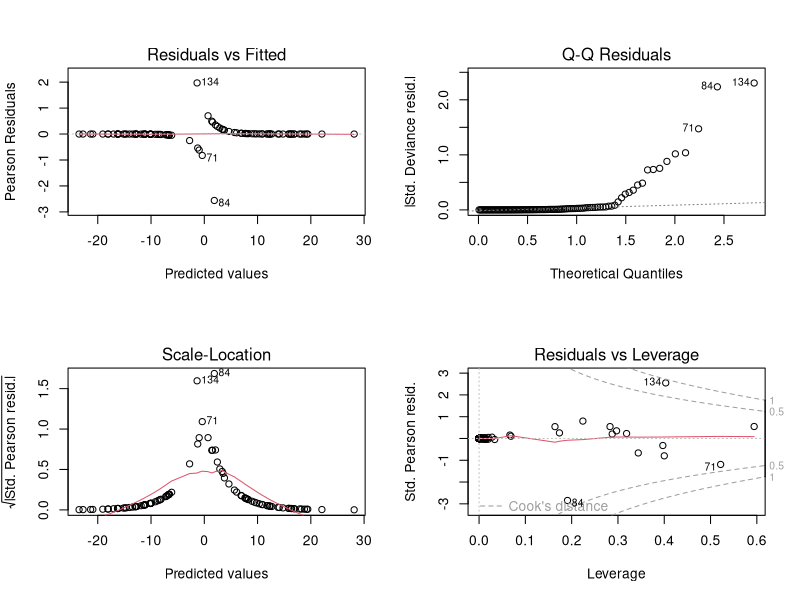
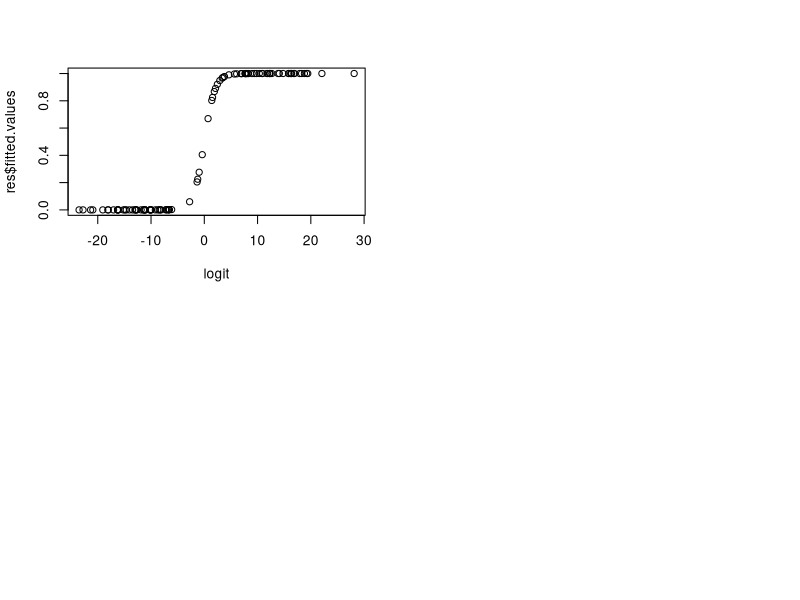

Generate these figures, in order, with R:
## ---- chunk 1
data(iris)
dd=iris[iris$Species != "setosa",]
dd$Species=as.numeric(dd$Species)-2
res=glm(Species ~ Sepal.Length+ Sepal.Width+ Petal.Length + Petal.Width, data=dd, family="binomial")
summary(res)
## ---- chunk 2
res2=glm(Species ~ Petal.Length, data=dd, family="binomial")
summary(res2)
## ---- chunk 3
with(res, pchisq(null.deviance-deviance, df.null-df.residual, lower.tail=FALSE))
## ---- chunk 4
par(mfrow=c(2,2))
plot(res)
## ---- chunk 5
logit=log(res$fitted.values/(1-res$fitted.values))
plot(logit, res$fitted.values)
## ---- chunk 6
mean(round(res$fitted.values) == dd$Species)
## ---- chunk 7
dd$fitted=round(res$fitted.values)
chisq.test(with(dd, table(fitted, Species)))
